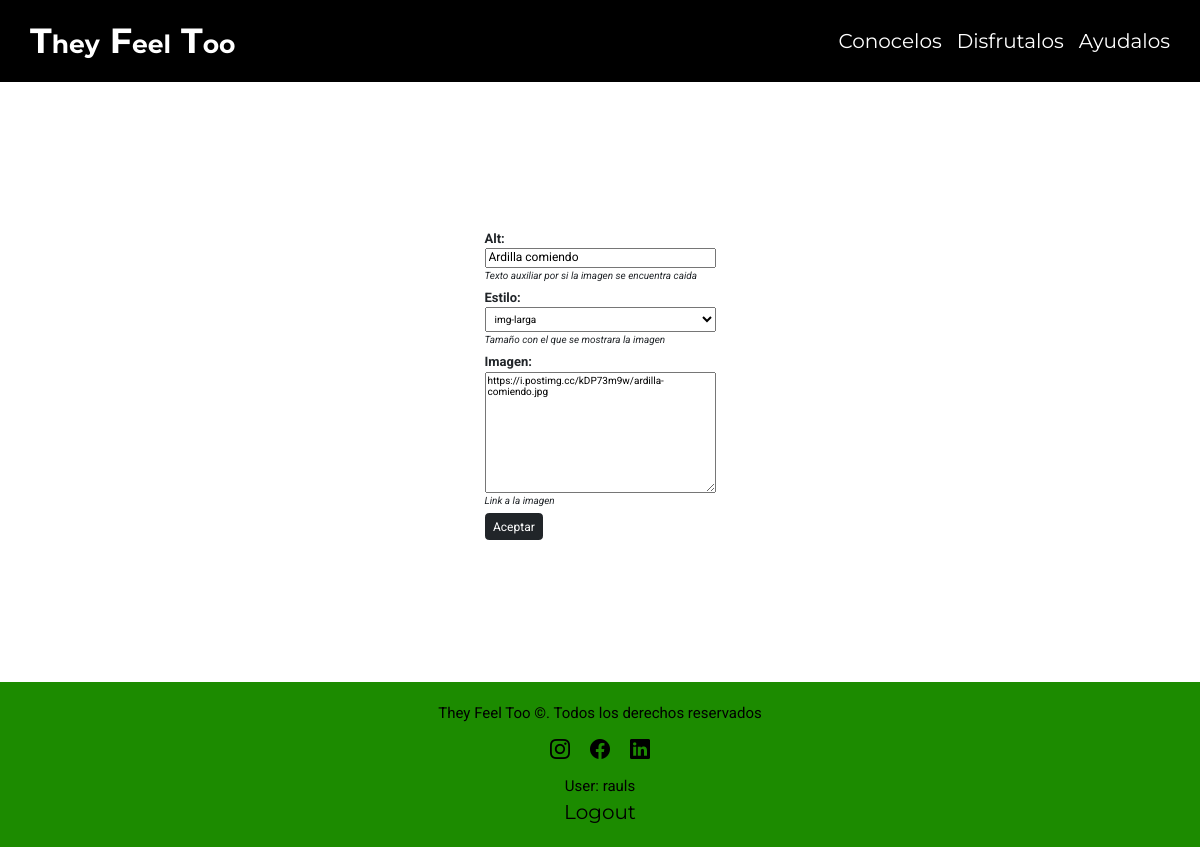
/home/imagen/update/1 (signed in), run on the app's committed database.
### home/models.py (models this page shows, shortened)
class Imagen(models.Model):
    alt = models.CharField(
        max_length=200, help_text="Texto auxiliar por si la imagen se encuentra caida"
    )
    ESTILOS = [("img-larga", "img-larga"), ("img-corta", "img-corta")]
    estilo = models.CharField(
        max_length=100,
        choices=ESTILOS,
        help_text="Tamaño con el que se mostrara la imagen",
    )
    imagen = models.TextField(help_text="Link a la imagen")

### home/views.py (the view)
# urls.py: path("imagen/update/<pk>", views.ImagenUpdate.as_view(), name="imagen_update"),
class ImagenUpdate(PermissionRequiredMixin, UpdateView):
    permission_required = "home.is_admin"
    model = Imagen
    fields = "__all__"
    success_url = reverse_lazy("index")

### home/templates/home/imagen_form.html (shortened to what this page needs)
{% extends "base_generic.html" %}
{% block content %}
<div class="form-wrapper">
    <form class="form-model" action="" method="post">
        <table>
            {{ form.as_ul}}
        </table>
        <input class="btn btn-dark" type="submit" value="Aceptar" />
    </form>
</div>
{% endblock %}

### home/templates/base_generic.html (shortened to what this page needs)
<!DOCTYPE html>
<html lang="es">
<head>
    <link rel="stylesheet" href="https://cdn.jsdelivr.net/npm/bootstrap-icons@1.10.5/font/bootstrap-icons.css">
    <link rel="stylesheet" href="https://cdn.jsdelivr.net/npm/bootstrap@5.3.0-alpha3/dist/css/bootstrap.min.css">
    {% load static %}
    <link rel="stylesheet" href="{% static 'css/app.css' %}" />
</head>
<body>
    {% block navbar %}
    <div class="header--background solid--header">
        <header class="contenedor header">
            <h1>T<span>hey</span> F<span>eel</span> T<span>oo</span></h1>
            <nav class="navbar">
                <a href="{% url 'index' %}">Conocelos</a>
                <a href="{% url 'index' %}">Disfrutalos</a>
                <a href="{% url 'index' %}">Ayudalos</a>
            </nav>
        </header>
    </div>
    {% endblock %}
    {% block content %}{% endblock %}
    {% block footer %}
    <footer class="site-footer">
        <p>They Feel Too &#169. Todos los derechos reservados</p>
        <div>
            <a target="_blank" href="https://www.instagram.com/"><i class="bi bi-instagram"></i></a>
            <a target="_blank" href="https://www.facebook.com/"><i class="bi bi-facebook"></i></a>
            <a target="_blank" href="https://www.linkedin.com/in/raul-funes/"><i class="bi bi-linkedin"></i></a>
        </div>
        {% if user.is_authenticated %}
        <p>User: {{ user.get_username }}</p>
        <p><a href="{% url 'logout'%}?next={{request.path}}">Logout</a></p>
        {% else %}
        <p><a href="{% url 'login'%}?next={{request.path}}">Login</a></p>
        {% endif %}
    </footer>
    {% endblock %}
</body>
</html>

### home/static/css/app.css (style rules this page uses)
html { -webkit-text-size-adjust: 100%; line-height: 1.15 }
body { margin: 0 }
h1 { font-size: 2em; margin: .67em 0 }
a { background-color: transparent }
button, input, optgroup, select, textarea { font-family: inherit; font-size: 100%; line-height: 1.15; margin: 0 }
button, input { overflow: visible }
button, select { text-transform: none }
[type=button], [type=reset], [type=submit], button { -webkit-appearance: button; appearance: button; }
textarea { overflow: auto }
html { box-sizing: border-box; font-size: 62.5% }
body { font-family: Roboto, sans-serif }
h1, h2 { font-family: Montserrat, sans-serif; font-weight: 700 }
h1, h2, h3, h4 { margin: 0 }
h1 { font-size: 3.5rem }
a { font-family: Montserrat, sans-serif; text-decoration: none }
a, p { font-size: 2rem }
p { font-family: Roboto, sans-serif }
.contenedor { margin: 0 auto; width: min(95%, 120rem) }
.header--background { background-color: transparent; left: 0; position: absolute; top: 0; width: 100%; z-index: 2 }
.header { color: #fff }
.header h1 { padding: 2rem 0; text-align: center }
.header h1 span { font-size: 2.5rem }
@media screen and (min-width:768px) { .header { align-items: center; display: flex; justify-content: space-between } }
.navbar { align-items: center; display: flex; flex-direction: column; gap: 1.5rem; padding: 1rem 0 }
.navbar a { color: #fff; text-decoration: none }
@media screen and (min-width:768px) { .navbar { flex-direction: row } }
.site-footer { background-color: #1c8b00; padding: 2rem }
.site-footer p { color: #000; font-size: 1.5rem; margin: 0; text-align: center }
.site-footer div { align-items: center; display: flex; justify-content: center }
.site-footer a { color: #000; margin: 1rem; transition: all .3s ease }
.solid--header { position: relative; background-color: black; }
.form-wrapper { min-height: 30rem; height: 75vh; display: flex; flex-direction: column; justify-content: center; align-items: center; font-size: 1rem; }
.form-model li { list-style: none; display: flex; flex-direction: column; margin: .5rem 0; }
.form-model label { font-weight: bold; font-size: 1.3rem; }
.form-model select { min-height: fit-content; padding: .5rem; }
.form-model input { font-size: 1.2rem; height: max-content; }
.helptext { font-style: italic; }

### data on the page
Imagen: alt "Ardilla comiendo", estilo "img-larga", imagen "https://i.postimg.cc/kDP73m9w/ardilla-comiendo.jpg"

### other printed values
{{ user.get_username }} "rauls"
